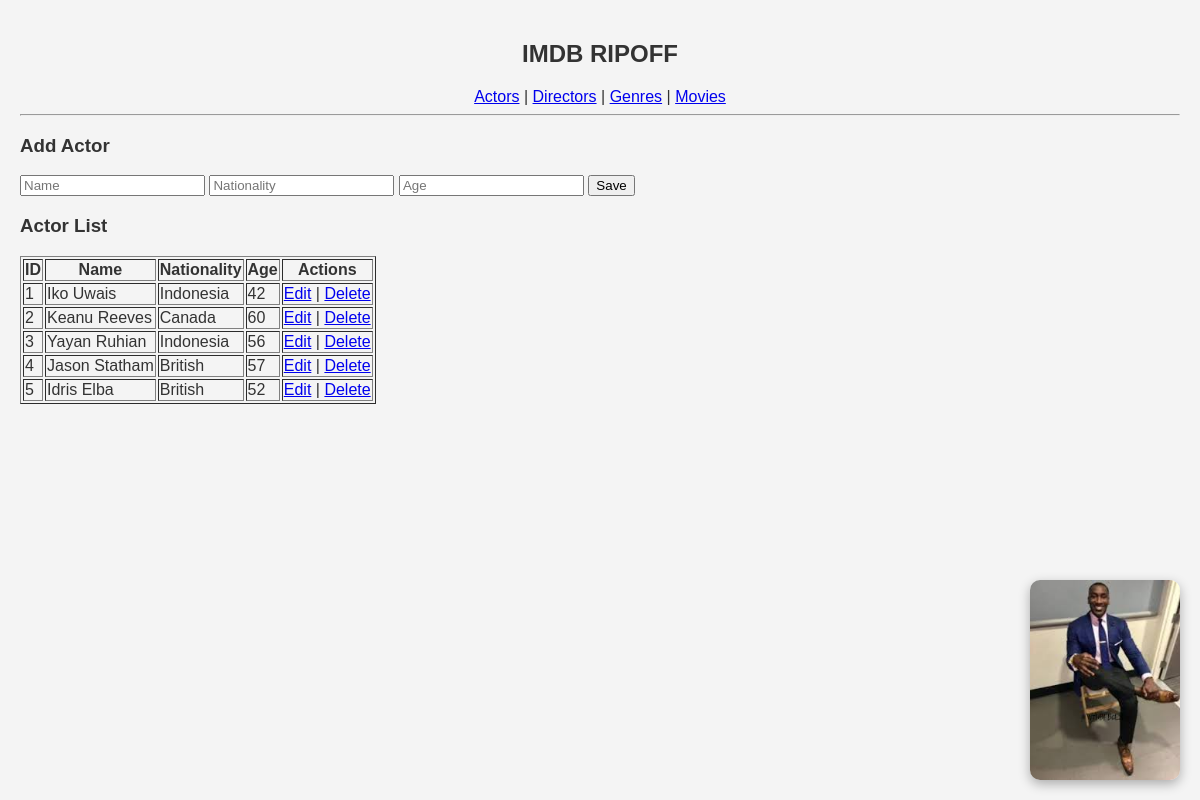
Page /?page=actors on the committed database.
### tables this page shows
CREATE TABLE `actors` (
  `actorID` int NOT NULL,
  `name` varchar(100) DEFAULT NULL,
  `nationality` varchar(50) DEFAULT NULL,
  `age` int DEFAULT NULL
);

### config/db.php (called while the page is built, shortened)
<?php
class Database {
    private $host = "localhost";
    private $username = "root";
    private $password = "";
    private $dbname = "imdb_ripoff";
    public function __construct() {
        try {
            $this->conn = new PDO("mysql:host=$this->host;dbname=$this->dbname", $this->username, $this->password);
        } catch (PDOException $e) {
            echo "Connection failed: " . $e->getMessage();
        }
    }
}
?>

### class/Actor.php (called while the page is built, shortened)
<?php
require_once 'config/db.php';
class Actor {
    private $db;
    public function __construct() {
        $this->db = (new Database())->conn;
    }
    public function getAllActors() {
        $stmt = $this->db->query("SELECT * FROM actors");
        return $stmt->fetchAll(PDO::FETCH_ASSOC);
    }
}
?>

### view/actors.php (the view, shortened to what this page needs)
<?php
require_once 'class/Actor.php';
$actor = new Actor();
$editData = null;
?>
<h3><?= $editData ? "Edit Actor" : "Add Actor" ?></h3>
<form method="POST">
    <input type="text" name="name" placeholder="Name" required value="<?= $editData['name'] ?? '' ?>">
    <input type="text" name="nationality" placeholder="Nationality" required value="<?= $editData['nationality'] ?? '' ?>">
    <input type="number" name="age" placeholder="Age" required value="<?= $editData['age'] ?? '' ?>">
    <button type="submit" name="save">Save</button>
</form>
<h3>Actor List</h3>
<table border="1">
    <tr>
        <th>ID</th>
        <th>Name</th>
        <th>Nationality</th>
        <th>Age</th>
        <th>Actions</th>
    </tr>
    <?php foreach ($actor->getAllActors() as $b): ?>
    <tr>
        <td><?= $b['actorID'] ?></td>
        <td><?= $b['name'] ?></td>
        <td><?= $b['nationality'] ?></td>
        <td><?= $b['age'] ?></td>
        <td>
            <a href="?page=actors&edit=<?= $b['actorID'] ?>">Edit</a> |
            <a href="?page=actors&delete=<?= $b['actorID'] ?>" onclick="return confirm('Delete this actor?')">Delete</a>
        </td>
    </tr>
    <?php endforeach; ?>
</table>

### style.css (style rules this page uses)
body { font-family: 'Poppins', sans-serif; background-color: #f4f4f4; color: #333; margin: 0; padding: 20px; }

### rows in the picture
actors: actorID "1", name "Iko Uwais", nationality "Indonesia", age "42"
actors: actorID "2", name "Keanu Reeves", nationality "Canada", age "60"
actors: actorID "3", name "Yayan Ruhian", nationality "Indonesia", age "56"
actors: actorID "4", name "Jason Statham", nationality "British", age "57"
actors: actorID "5", name "Idris Elba", nationality "British", age "52"
